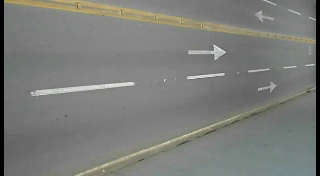
//> input picture frame 37 of images/video.avi, 320 x 176 px
$ ./main085   (built with g++ and OpenCV 4)
//> lines starting //> are read from the running program, lines starting //| are printed output that depends on the picture
/*
视频分析KLT光流跟踪02 - 删除静止点与绘制跟踪轨迹

光流跟踪方法分为稠密光流跟踪与稀疏光流跟踪算法，KLT是稀疏光流跟踪算法，这个算法最早是由Bruce D. Lucas and Takeo Kanade两位作者提出来的，所以又被称为KLT。稀疏光流算法工作有三个假设前提条件：
-	亮度恒定
-	短距离移动
-	空间一致性

OpenCV中KLT算法API及其参数解释如下：
void cv::calcOpticalFlowPyrLK(
	InputArray 	prevImg, // 前一帧图像
	InputArray 	nextImg, // 后一帧图像
	InputArray 	prevPts, // 前一帧的稀疏光流点
	InputOutputArray 	nextPts, // 后一帧光流点
	OutputArray 	status, // 输出状态，1 表示正常该点保留，否则丢弃
	OutputArray 	err, // 表示错误
	Size winSize = Size(21, 21), // 光流法对象窗口大小
	int maxLevel = 3, // 金字塔层数，0表示只检测当前图像，不构建金字塔图像
	TermCriteria 	criteria = TermCriteria(TermCriteria::COUNT+TermCriteria::EPS, 30, 0.01), // 窗口搜索时候停止条件
	int flags = 0, // 操作标志
	double 	minEigThreshold = 1e-4 // 最小特征值响应，低于最小值不做处理
)

在84的知识点分享中我们已经可以跟踪到前后两帧之前的位置移动，但是这个还不足够，我们需要绘制移动对象从初始到最终的完整可以检测的运动轨迹，同时对一些静止的角点进行删除，所以我们需要对状态为1的角点，计算它们之间的距离，只有dx+dy&gt;2（dx=abs(p1.x –p2.x), dy=abs(p1.y-p2.y)）的我们才对它进行保留跟踪。

完整流程图见图3所示！
*/

#include <opencv2/opencv.hpp>
#include <iostream>

using namespace cv;
using namespace std;
void draw_goodFeatures(Mat &image, vector<Point2f> goodFeatures);
void draw_lines(Mat &image, vector<Point2f> pt1, vector<Point2f> pt2);
vector<Point2f> featurePoints;
vector<Scalar> color_lut;
RNG rng(5000);
int main(int argc, char** argv) {
	VideoCapture capture("../images/video.avi");


	double qualityLevel = 0.01;
	int minDistance = 10;
	int blockSize = 3;
	bool useHarrisDetector = false;
	double k = 0.04;
	int maxCorners = 5000;
	Mat frame, gray;
	vector<Point2f> pts[2];
	vector<Point2f> initPoints;
	vector<uchar> status;
	vector<float> err;
	TermCriteria criteria = TermCriteria(TermCriteria::COUNT + TermCriteria::EPS, 30, 0.01);
	double derivlambda = 0.5;
	int flags = 0;

	// detect first frame and find corners in it
	Mat old_frame, old_gray;
	capture.read(old_frame);
//> old_frame is the input picture: 176 rows x 320 cols, CV_8UC3; mean B, G, R 121, 124.5, 123.3
	cvtColor(old_frame, old_gray, COLOR_BGR2GRAY);
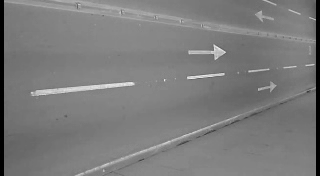
//> old_gray: 176 rows x 320 cols, CV_8UC1; min 0, max 238, mean 123.7
	goodFeaturesToTrack(old_gray, featurePoints, maxCorners, qualityLevel, minDistance, Mat(), blockSize, useHarrisDetector, k);
//> featurePoints = 69 Points (x, y), first 12: [225, 52], [314, 19], [187, 77], [213, 50], [224, 74], [31, 92], [258, 89], [314, 64], [133, 83], [164, 80], [248, 71], [189, 53]
	initPoints.insert(initPoints.end(), featurePoints.begin(), featurePoints.end());
//> initPoints has the same summary as featurePoints
	pts[0].insert(pts[0].end(), featurePoints.begin(), featurePoints.end());
//> pts = 2 items
	int width = capture.get(CAP_PROP_FRAME_WIDTH);
	int height = capture.get(CAP_PROP_FRAME_HEIGHT);
	VideoWriter writer("D:/test.mp4", VideoWriter::fourcc('D', 'I', 'V', 'X'), 10, Size(width * 2, height), true);
	Mat result = Mat::zeros(Size(width * 2, height), CV_8UC3);
	Rect roi(0, 0, width, height);
	while (true) {
		bool ret = capture.read(frame);
		if (!ret) break;
		imshow("frame", frame);
		roi.x = 0;
		frame.copyTo(result(roi));
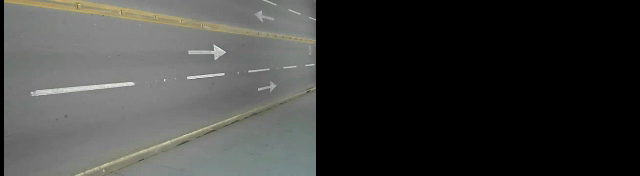
//> result: 176 rows x 640 cols, CV_8UC3; mean B, G, R 60.5, 62.3, 61.6
		cvtColor(frame, gray, COLOR_BGR2GRAY);

		// calculate optical flow
		calcOpticalFlowPyrLK(old_gray, gray, pts[0], pts[1], status, err, Size(31, 31), 3, criteria, derivlambda, flags);
//> status = 69 values from 1 to 1; err = 69 values, max 0.902 at index 67, min 0.2 at index 2, mean 0.557
		size_t i, k;
		for (i = k = 0; i < pts[1].size(); i++)
		{
			// 距离与状态测量
			double dist = abs(pts[0][i].x - pts[1][i].x) + abs(pts[0][i].y - pts[1][i].y);
			if (status[i] && dist > 2) {
				pts[0][k] = pts[0][i];
				initPoints[k] = initPoints[i];
				pts[1][k++] = pts[1][i];
				circle(frame, pts[1][i], 3, Scalar(0, 255, 0), -1, 8);
			}
		}
//> this loop made 69 passes
//> dist on passes 1 to 12: 0.00938, 0.00759, 0.00772, 0.00765, 0.0136, 0.0128, 0.0192, 0.0107, 0.00124, 0.0178, 0.0117, 0.0111
		// resize 有用特征点
		pts[1].resize(k);
		pts[0].resize(k);
		initPoints.resize(k);
		// 绘制跟踪轨迹
		draw_lines(frame, initPoints, pts[1]);
		imshow("result", frame);
		roi.x = width;
		frame.copyTo(result(roi));
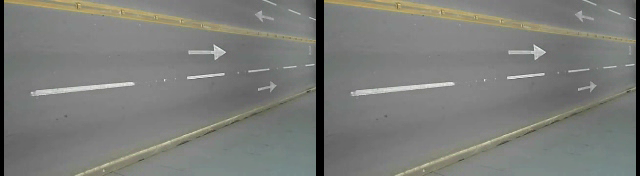
//> result: 176 rows x 640 cols, CV_8UC3; mean B, G, R 120.9, 124.5, 123.3
		char c = waitKey(50);
//> the Esc key is pressed
		if (c == 27) {
			break;
		}

		// update old
		std::swap(pts[1], pts[0]);
		cv::swap(old_gray, gray);

		// need to re-init
		if (initPoints.size() < 40) {
			goodFeaturesToTrack(old_gray, featurePoints, maxCorners, qualityLevel, minDistance, Mat(), blockSize, useHarrisDetector, k);
			initPoints.insert(initPoints.end(), featurePoints.begin(), featurePoints.end());
			pts[0].insert(pts[0].end(), featurePoints.begin(), featurePoints.end());
			printf("total feature points : %d\n", pts[0].size());
		}
		writer.write(result);
	}
	return 0;
}

void draw_goodFeatures(Mat &image, vector<Point2f> goodFeatures) {
	for (size_t t = 0; t < goodFeatures.size(); t++) {
		circle(image, goodFeatures[t], 2, Scalar(0, 255, 0), 2, 8, 0);
	}
}

void draw_lines(Mat &image, vector<Point2f> pt1, vector<Point2f> pt2) {
	if (color_lut.size() < pt1.size()) {
		for (size_t t = 0; t < pt1.size(); t++) {
			color_lut.push_back(Scalar(rng.uniform(0, 255), rng.uniform(0, 255), rng.uniform(0, 255)));
		}
	}
	for (size_t t = 0; t < pt1.size(); t++) {
		line(image, pt1[t], pt2[t], color_lut[t], 2, 8, 0);
	}
}

$ run again, starting later in the video
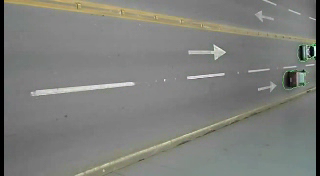
//> input picture frame 168 of images/video.avi, 320 x 176 px
//> old_frame is the input picture: 176 rows x 320 cols, CV_8UC3; mean B, G, R 122.7, 126.8, 125.5
//> featurePoints = 62 Points (x, y), first 12: [311, 55], [301, 46], [315, 45], [225, 52], [303, 70], [301, 59], [187, 77], [314, 19], [213, 50], [295, 85], [258, 89], [224, 74]
//> `initPoints.insert(initPoints.end(), featurePoints.begin(), featurePoin..`: initPoints has the same summary as featurePoints
//> pts = 2 items
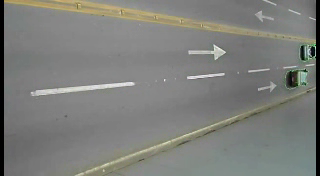
//> input picture frame 169 of images/video.avi, 320 x 176 px
//> frame is the input picture: 176 rows x 320 cols, CV_8UC3; mean B, G, R 122.8, 126.8, 125.6
//> status = 62 values from 1 to 1; err = 62 values, max 21.89 at index 2, min 0.000683 at index 28, mean 2.02
//> the loop `for (i = k = 0; i < pts[1].size(); i++)` made 62 passes
//> (dist, k) on pass 10: (2.04, 1)
//> `initPoints.resize(k);`: initPoints = 1 Point (x, y): [295, 85]
//> the loop in draw_lines, `for (size_t t = 0; t < pt1.size(); t++)` made 1 pass
//> `frame.copyTo(result(roi));`:
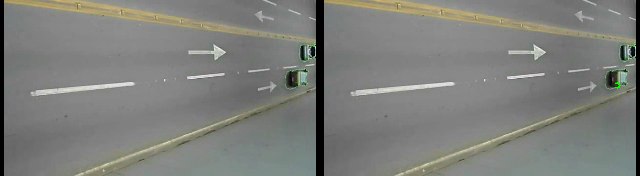
//> result: 176 rows x 640 cols, CV_8UC3; mean B, G, R 122.8, 126.8, 125.6

$ run again, starting later in the video
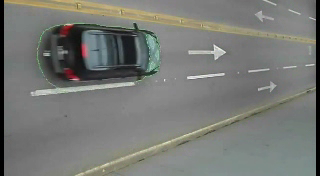
//> input picture frame 299 of images/video.avi, 320 x 176 px
//> old_frame is the input picture: 176 rows x 320 cols, CV_8UC3; mean B, G, R 117.1, 121.2, 119.4
//> featurePoints = 101 Points (x, y), first 12: [225, 52], [134, 24], [212, 49], [187, 77], [314, 19], [49, 54], [224, 74], [258, 89], [67, 52], [314, 64], [134, 37], [155, 71]
//> `initPoints.insert(initPoints.end(), featurePoints.begin(), featurePoin..`: initPoints has the same summary as featurePoints
//> pts = 2 items
//> status = 101 values from 1 to 1; err = 101 values, max 18.78 at index 37, min 1.33 at index 4, mean 5.2
//> the loop `for (i = k = 0; i < pts[1].size(); i++)` made 101 passes
//> dist on passes 1 to 8: 0.0242, 11.63, 0.0275, 0.048, 0.0126, 17.57, 0.0398, 0.0572
//> after the loop `for (i = k = 0; i < pts[1].size(); i++)`:
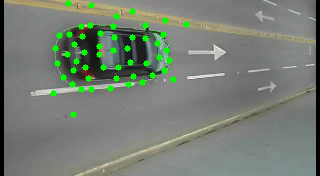
//> frame: 176 rows x 320 cols, CV_8UC3; mean B, G, R 115.4, 126.4, 117.8
//> `initPoints.resize(k);`: initPoints = 53 Points (x, y), first 12: [134, 24], [49, 54], [67, 52], [134, 37], [155, 71], [133, 83], [72, 79], [164, 80], [136, 64], [153, 33], [149, 58], [64, 25]
//> the loop in draw_lines, `for (size_t t = 0; t < pt1.size(); t++)` made 53 passes
//> `frame.copyTo(result(roi));`:
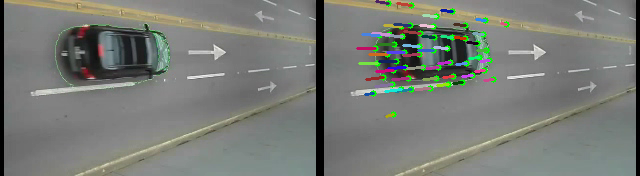
//> result: 176 rows x 640 cols, CV_8UC3; mean B, G, R 117.9, 123.5, 120.3
